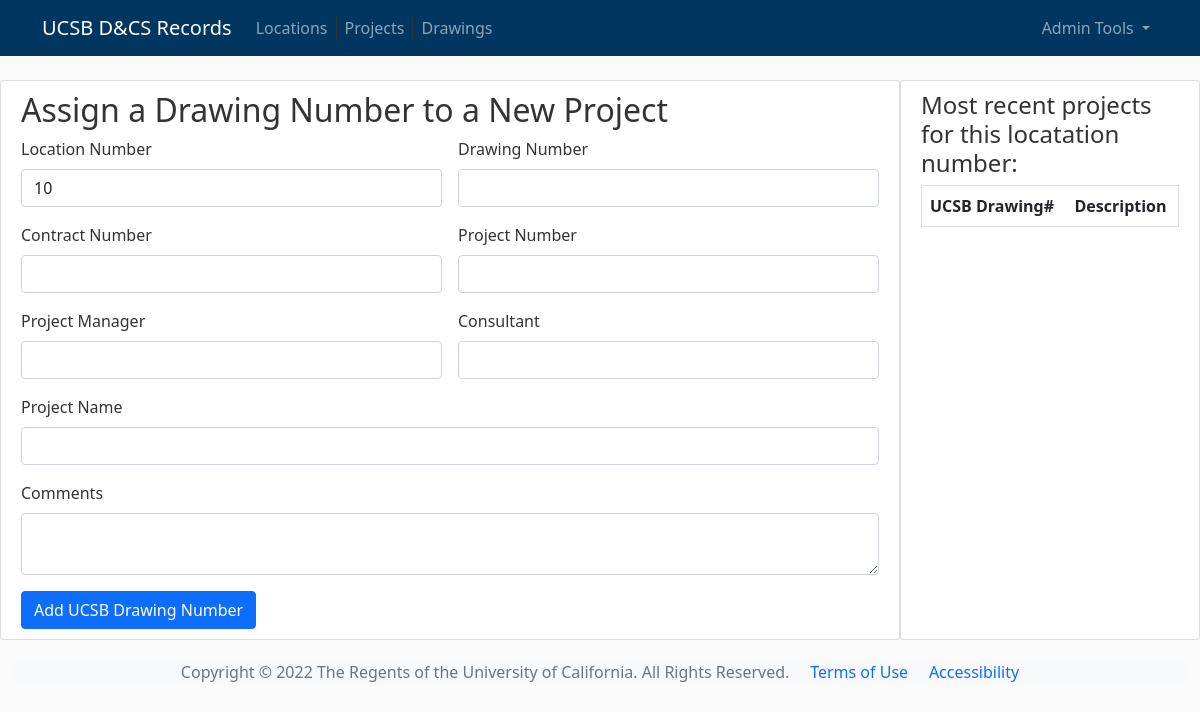
The app's page /create/10 (signed in), older data.
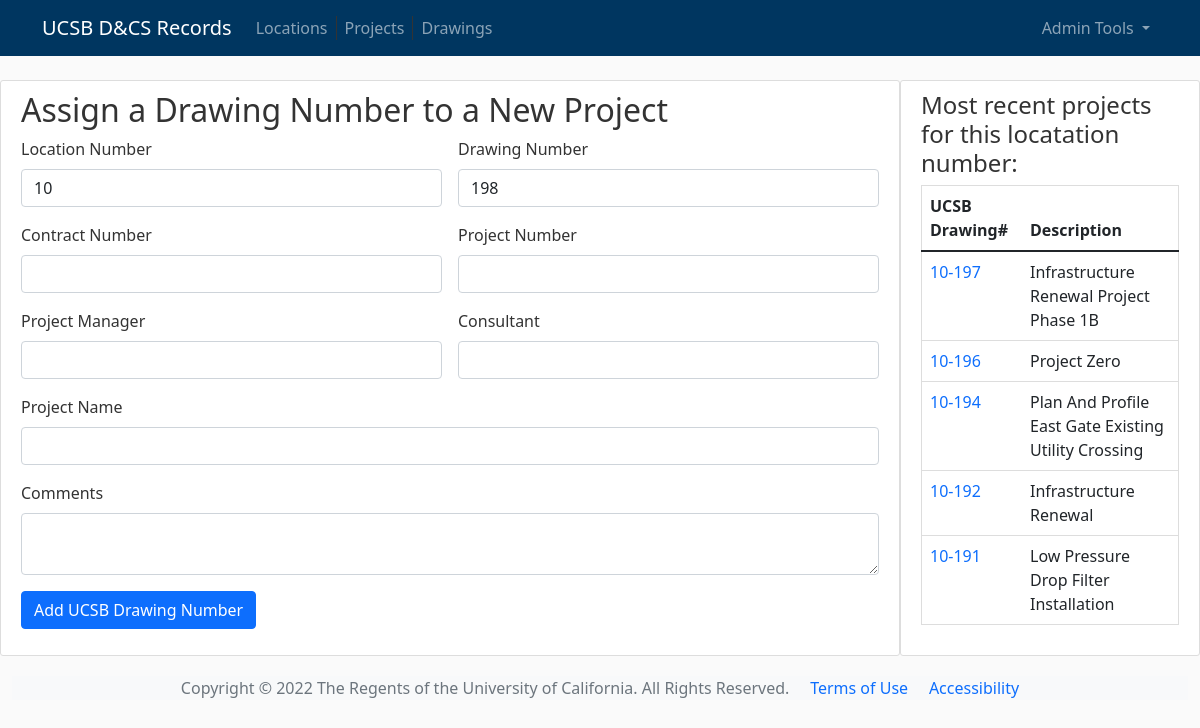
The same page, newer data.
### flaskdraw/models.py (models this page shows, shortened)
class Drawfile(db.Model):
    id = db.Column(db.Integer, primary_key=True)
    locnum = db.Column(db.Integer, nullable=False)
    drawnum = db.Column("drawnum", db.Integer, nullable=False)
    contractnum = db.Column(db.String(50), nullable=True)
    projectnum = db.Column(db.String(10), nullable=True)
    projectmngr = db.Column(db.String(100), nullable=True)
    mainconsult = db.Column(db.String(100), nullable=True)
    title = db.Column(db.Text, nullable=False)
    comments = db.Column(db.Text, nullable=True)
    date = db.Column(db.Date)

### flaskdraw/bp_projects/routes.py (the view, shortened to what this page needs)
@bp_projects.route("/create/", methods=("GET", "POST"))
@bp_projects.route("/create/<int:locnum>", methods=("GET", "POST"))
@login_required  # login required for this page
def newproject(locnum):
    form = ProjectForm()
    project_count = Drawfile.query.filter(Drawfile.locnum == locnum).count()
    if project_count == 0:
        last_drawnum = None
        next_drawnum = None
    else:
        last_drawnum = (
            Drawfile.query.order_by(Drawfile.drawnum.desc())
            .filter(Drawfile.locnum == locnum)
            .options(db.load_only("drawnum"))
            .limit(1)
            .one()
        )
        next_drawnum = last_drawnum.drawnum + 1
    drawings = (
        Drawfile.query.order_by(Drawfile.locnum.asc(), Drawfile.drawnum.desc())
        .filter(Drawfile.locnum == locnum)
        .limit(5)
        .all()
    )
    return render_template(
        "newproject.html",
        drawings=drawings,
        form=form,
        sidebar="addproject",
        locnum=locnum,
        next_drawnum=next_drawnum,
    )

### flaskdraw/bp_projects/forms.py
class ProjectForm(FlaskForm):
    locnum = IntegerField("Location Number", validators=[InputRequired()])
    drawnum = IntegerField("Drawing Number", validators=[InputRequired()])
    contractnum = StringField("Contract Number", validators=[Length(max=50)])
    projectnum = StringField("Project Number", validators=[Length(max=10)])
    projectmngr = StringField(
        "Project Manager", validators=[InputRequired(), Length(min=3, max=100)]
    )
    mainconsult = StringField(
        "Consultant", validators=[InputRequired(), Length(min=3, max=100)]
    )
    title = StringField(
        "Project Name", validators=[InputRequired(), Length(min=10, max=100)]
    )
    comments = TextAreaField("Comments", validators=[Length(max=200)])
    daterecorded = DateField(validators=[DataRequired()])

### flaskdraw/models.py (called while the page is built)
@login_manager.user_loader
def load_user(user_id):
    return User.query.get(int(user_id))

### flaskdraw/templates/newproject.html (shortened to what this page needs)
{% extends 'base.html' %}
{% block content%}
<div class="content ">
    <h2>Assign a Drawing Number to a New Project</h2>
    <form method="post" class="row g-3">
        <div class="col-md-6">
            <label for="locnum" class="form-label" for="locnum">Location Number</label>
            <input type="number" name="locnum" value="{{ locnum }}" id="locnum" class="form-control">
        </div>
        <div class="col-md-6">
            <label for="drawnum" class="form-label" for="drawnum">Drawing Number</label>
            <input type="number" name="drawnum" value="{{ next_drawnum }}" id="drawnum" class="form-control">
        </div>
        <div class="col-md-6">
            <label class="form-label">{{ form.contractnum.label }}</label>
            {{ form.contractnum(class_="form-control") }}
        </div>
        <div class="col-md-6">
            <label class="form-label">{{ form.projectnum.label }}</label>
            {{ form.projectnum(class_="form-control") }}
        </div>
        <div class="col-md-6">
            <label class="form-label">{{ form.projectmngr.label }}</label>
            {{ form.projectmngr(class_="form-control") }}
        </div>
        <div class="col-md-6">
            <label class="form-label">{{ form.mainconsult.label }}</label>
            {{ form.mainconsult(class_="form-control") }}
        </div>
        <div class="col-12">
            <label class="form-label">{{ form.title.label }}</label>
            {{ form.title(class_="form-control") }}
        </div>
        <div class="col-12">
            <label class="form-label">{{ form.comments.label }}</label>
            {{ form.comments(class_="form-control") }}
        </div>
        <div class="col-12">
            <button type="submit" class="btn btn-primary">Add UCSB Drawing Number</button>
        </div>
    </form>
</div>
{% endblock content%}

### flaskdraw/templates/base.html (shortened to what the changed rows need)
<!doctype html>
<html lang="en">
<head>
    <link rel="stylesheet" href="https://cdn.jsdelivr.net/npm/bootstrap@5.1.3/dist/css/bootstrap.min.css"
>
    <link rel="stylesheet" href="https://cdn.datatables.net/1.12.0/css/dataTables.bootstrap5.min.css">
    <link rel="stylesheet" type="text/css" href="{{ url_for('static', filename='base.css') }}">
</head>
<body>
    <main role="main" class="container-fluid">
        <div class="row">
            <div class="col-md-9 order-first content-section">
                {% block content %}{% endblock %}
            </div>
            <div class="col-md-3 order-last content-section">
                {% if sidebar == 'drawingsearch' %}
                <h4>Search For Drawings:</h4>
                <form method="post" class="row g-3">
                    {{ form.csrf_token }}
                    <div class="col-md-6">
                        <label class="form-label">{{ form.locnum.label }}</label>
                        {{ form.locnum(class_="form-control") }}
                        {% if form.locnum.errors %}
                        <ul class="errors">
                            {% for error in form.locnum.errors %}
                            <li>{{ error }}</li>
                            {% endfor %}
                        </ul>
                        {% endif %}
                    </div>
                    <div class="col-md-6">
                        <label class="form-label">{{ form.drawnum.label }}</label>
                        {{ form.drawnum(class_="form-control") }}
                        {% if form.drawnum.errors %}
                        <ul class="errors">
                            {% for error in form.drawnum.errors %}
                            <li>{{ error }}</li>
                            {% endfor %}
                        </ul>
                        {% endif %}
                    </div>
                    <div class="col-12">
                        <label class="form-label">{{ form.project_title.label }}</label>
                        {{ form.project_title(class_="form-control") }}
                        {% if form.project_title.errors %}
                        <ul class="errors">
                            {% for error in form.project_title.errors %}
                            <li>{{ error }}</li>
                            {% endfor %}
                        </ul>
                        {% endif %}
                    </div>
                    <div class="col-12">
                        <label class="form-label">{{ form.sheet_title.label }}</label>
                        {{ form.sheet_title(class_="form-control") }}
                        {% if form.sheet_title.errors %}
                        <ul class="errors">
                            {% for error in form.sheet_title.errors %}
                            <li>{{ error }}</li>
                            {% endfor %}
                        </ul>
                        {% endif %}
                    </div>
                    <div class="col-md-6">
                        <label class="form-label">{{ form.sheet_number.label }}</label>
                        {{ form.sheet_number(class_="form-control") }}
                        {% if form.sheet_number.errors %}
                        <ul class="errors">
                            {% for error in form.sheet_number.errors %}
                            <li>{{ error }}</li>
                            {% endfor %}
                        </ul>
                        {% endif %}
                    </div>
                    <div class="col-md-6">
                        <label class="form-label">{{ form.discipline.label }}</label>
                        {{ form.discipline(class_="form-control") }}
                        {% if form.discipline.errors %}
                        <ul class="errors">
                            {% for error in form.discipline.errors %}
                            <li>{{ error }}</li>
                            {% endfor %}
                        </ul>
                        {% endif %}
                    </div>
                    <div class="col-12">
                        <button type="submit" class="btn btn-primary">Search</button>
                    </div>
                </form>
                    {% elif sidebar == 'addproject' %}
                <table class="table content-section">
                    <thead>
                        <tr>
                            <th scope="col">UCSB Drawing#</th>
                            <th scope="col">Description</th>
                        </tr>
                    </thead>
                    <tbody>
                        {% for draw in drawings %}
                        <tr>
                            <td scope="row"><a
                                    href="{{ url_for('bp_projects.project', locnum=draw.locnum, drawnum=draw.drawnum) }}">
                                    {{ draw.locnum }}-{{ draw.drawnum }}</a></td>
                            <td>{{ draw.title }}</td>
                        </tr>
                        {% endfor %}
                    </tbody>
                </table>
                {% endif %}
            </div>
        </div>
    </main>
</body>
</html>

Row changes from the older to the newer data that the page shows:
added Drawfile: locnum "10", drawnum "197", title "Infrastructure Renewal Project Phase 1B"
added Drawfile: locnum "10", drawnum "196", title "Project Zero"
added Drawfile: locnum "10", drawnum "194", title "Plan And Profile East Gate Existing Utility Crossing"
added Drawfile: locnum "10", drawnum "192", title "Infrastructure Renewal"
now on this page (row edited): Drawfile: locnum "10", drawnum "191", title "Low Pressure Drop Filter Installation"
Text that changed along with them:
form field drawnum: (not shown) → "198"
